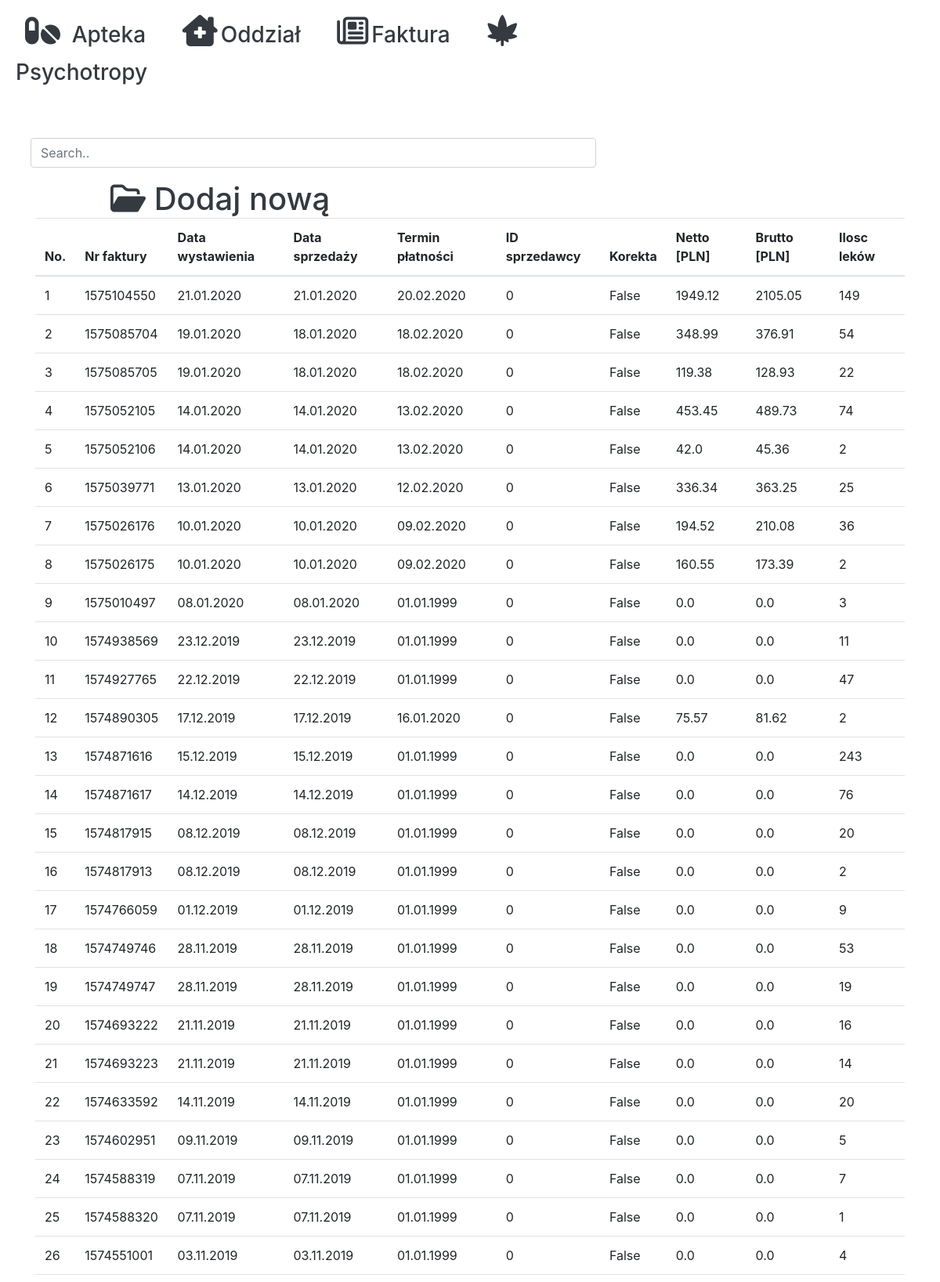
Screenshot of /faktura_list/ (upper part) with the database file from the repository.
### app/models.py (models this page shows, shortened)
class Faktura(models.Model):
    nr_faktury = models.BigIntegerField(null=True, blank=True)
    data_wystawienia = models.DateField(null=True, blank=True)
    data_sprzedazy = models.DateField(null=True, blank=True)
    termin_platnosci = models.DateField(null=True, blank=True)
    id_sprzedawcy = models.PositiveIntegerField(null=True, blank=True)
    korekta = models.BooleanField()
    wartosc_netto = models.FloatField(null=True, blank=True)
    wartosc_brutto = models.FloatField(null=True, blank=True)
    class Meta:
        verbose_name_plural = "Faktury"

### app/views.py (the view)
# urls.py: path('faktura_list/', Faktura_List.as_view(), name='faktura_list'),
class Faktura_List(ListView):
    model = Faktura
    fields = '__all__'
    template_name =  'faktura_list.html'
    def get_context_data(self,*args, **kwargs):
        context = super().get_context_data(*args, **kwargs)
        context['faktury'] = Faktura.objects.all().order_by('-data_wystawienia').annotate(lek_len=(Count('lek')))
        return context

### app/templates/faktura_list.html (shortened to what this page needs)
{% extends "base_zero.html" %}
{%block zero%}
{%load static%}
	<div class="row">
	<div class="container ">
		<a href="{%url 'upload_faktura' %}" class="h1 p-5 m-5 text-dark"><i class="far fa-folder-open"></i> <span>Dodaj nową</span> </a>
    <div class="table-responsive">
      <table class="table">
        <thead>
          <th>No.</th>
          <th>Nr faktury</th>
          <th>Data wystawienia</th>
          <th>Data sprzedaży</th>
          <th>Termin płatności</th>
          <th>ID sprzedawcy</th>
          <th>Korekta</th>
          <th>Netto [PLN]</th>
          <th>Brutto [PLN]</th>
          <th>Ilosc leków</th>
        </thead>
        <tbody id="myTable">
          {%for faktura in faktury%}
          <tr>
            <td>{{forloop.counter}}</td>
            <td>{{faktura.nr_faktury}}</td>
            <td>{{faktura.data_wystawienia|date:" d.m.Y"}}</td>
            <td>{{faktura.data_sprzedazy|date:" d.m.Y"}}</td>
            <td>{{faktura.termin_platnosci|date:" d.m.Y"}}</td>
            <td>{{faktura.id_sprzedawcy}}</td>
            <td>{{faktura.korekta}}</td>
            <td>{{faktura.wartosc_netto}}</td>
            <td>{{faktura.wartosc_brutto}}</td>
            <td>{{faktura.lek_len}}</td>
          </tr>
          {%endfor%}
        </tbody>
      </table>
    </div>
	</div>
		{%endblock%}

### rows the page displays
Faktura: nr_faktury "1575104550", data_wystawienia "21.01.2020", data_sprzedazy "21.01.2020", termin_platnosci "20.02.2020", id_sprzedawcy "0", korekta "False", wartosc_netto "1949.12", wartosc_brutto "2105.05", lek_len "149"
Faktura: nr_faktury "1575085704", data_wystawienia "19.01.2020", data_sprzedazy "18.01.2020", termin_platnosci "18.02.2020", id_sprzedawcy "0", korekta "False", wartosc_netto "348.99", wartosc_brutto "376.91", lek_len "54"
Faktura: nr_faktury "1575085705", data_wystawienia "19.01.2020", data_sprzedazy "18.01.2020", termin_platnosci "18.02.2020", id_sprzedawcy "0", korekta "False", wartosc_netto "119.38", wartosc_brutto "128.93", lek_len "22"
Faktura: nr_faktury "1575052105", data_wystawienia "14.01.2020", data_sprzedazy "14.01.2020", termin_platnosci "13.02.2020", id_sprzedawcy "0", korekta "False", wartosc_netto "453.45", wartosc_brutto "489.73", lek_len "74"
Faktura: nr_faktury "1575052106", data_wystawienia "14.01.2020", data_sprzedazy "14.01.2020", termin_platnosci "13.02.2020", id_sprzedawcy "0", korekta "False", wartosc_netto "42.0", wartosc_brutto "45.36", lek_len "2"
Faktura: nr_faktury "1575039771", data_wystawienia "13.01.2020", data_sprzedazy "13.01.2020", termin_platnosci "12.02.2020", id_sprzedawcy "0", korekta "False", wartosc_netto "336.34", wartosc_brutto "363.25", lek_len "25"
Faktura: nr_faktury "1575026176", data_wystawienia "10.01.2020", data_sprzedazy "10.01.2020", termin_platnosci "09.02.2020", id_sprzedawcy "0", korekta "False", wartosc_netto "194.52", wartosc_brutto "210.08", lek_len "36"
Faktura: nr_faktury "1575026175", data_wystawienia "10.01.2020", data_sprzedazy "10.01.2020", termin_platnosci "09.02.2020", id_sprzedawcy "0", korekta "False", wartosc_netto "160.55", wartosc_brutto "173.39", lek_len "2"
Faktura: nr_faktury "1575010497", data_wystawienia "08.01.2020", data_sprzedazy "08.01.2020", termin_platnosci "01.01.1999", id_sprzedawcy "0", korekta "False", wartosc_netto "0.0", wartosc_brutto "0.0", lek_len "3"
Faktura: nr_faktury "1574938569", data_wystawienia "23.12.2019", data_sprzedazy "23.12.2019", termin_platnosci "01.01.1999", id_sprzedawcy "0", korekta "False", wartosc_netto "0.0", wartosc_brutto "0.0", lek_len "11"
Faktura: nr_faktury "1574927765", data_wystawienia "22.12.2019", data_sprzedazy "22.12.2019", termin_platnosci "01.01.1999", id_sprzedawcy "0", korekta "False", wartosc_netto "0.0", wartosc_brutto "0.0", lek_len "47"
Faktura: nr_faktury "1574890305", data_wystawienia "17.12.2019", data_sprzedazy "17.12.2019", termin_platnosci "16.01.2020", id_sprzedawcy "0", korekta "False", wartosc_netto "75.57", wartosc_brutto "81.62", lek_len "2"
Faktura: nr_faktury "1574871616", data_wystawienia "15.12.2019", data_sprzedazy "15.12.2019", termin_platnosci "01.01.1999", id_sprzedawcy "0", korekta "False", wartosc_netto "0.0", wartosc_brutto "0.0", lek_len "243"
Faktura: nr_faktury "1574871617", data_wystawienia "14.12.2019", data_sprzedazy "14.12.2019", termin_platnosci "01.01.1999", id_sprzedawcy "0", korekta "False", wartosc_netto "0.0", wartosc_brutto "0.0", lek_len "76"
Faktura: nr_faktury "1574817915", data_wystawienia "08.12.2019", data_sprzedazy "08.12.2019", termin_platnosci "01.01.1999", id_sprzedawcy "0", korekta "False", wartosc_netto "0.0", wartosc_brutto "0.0", lek_len "20"
Faktura: nr_faktury "1574817913", data_wystawienia "08.12.2019", data_sprzedazy "08.12.2019", termin_platnosci "01.01.1999", id_sprzedawcy "0", korekta "False", wartosc_netto "0.0", wartosc_brutto "0.0", lek_len "2"
Faktura: nr_faktury "1574766059", data_wystawienia "01.12.2019", data_sprzedazy "01.12.2019", termin_platnosci "01.01.1999", id_sprzedawcy "0", korekta "False", wartosc_netto "0.0", wartosc_brutto "0.0", lek_len "9"
Faktura: nr_faktury "1574749746", data_wystawienia "28.11.2019", data_sprzedazy "28.11.2019", termin_platnosci "01.01.1999", id_sprzedawcy "0", korekta "False", wartosc_netto "0.0", wartosc_brutto "0.0", lek_len "53"
Faktura: nr_faktury "1574749747", data_wystawienia "28.11.2019", data_sprzedazy "28.11.2019", termin_platnosci "01.01.1999", id_sprzedawcy "0", korekta "False", wartosc_netto "0.0", wartosc_brutto "0.0", lek_len "19"
Faktura: nr_faktury "1574693222", data_wystawienia "21.11.2019", data_sprzedazy "21.11.2019", termin_platnosci "01.01.1999", id_sprzedawcy "0", korekta "False", wartosc_netto "0.0", wartosc_brutto "0.0", lek_len "16"
Faktura: nr_faktury "1574693223", data_wystawienia "21.11.2019", data_sprzedazy "21.11.2019", termin_platnosci "01.01.1999", id_sprzedawcy "0", korekta "False", wartosc_netto "0.0", wartosc_brutto "0.0", lek_len "14"
Faktura: nr_faktury "1574633592", data_wystawienia "14.11.2019", data_sprzedazy "14.11.2019", termin_platnosci "01.01.1999", id_sprzedawcy "0", korekta "False", wartosc_netto "0.0", wartosc_brutto "0.0", lek_len "20"
Faktura: nr_faktury "1574602951", data_wystawienia "09.11.2019", data_sprzedazy "09.11.2019", termin_platnosci "01.01.1999", id_sprzedawcy "0", korekta "False", wartosc_netto "0.0", wartosc_brutto "0.0", lek_len "5"
Faktura: nr_faktury "1574588319", data_wystawienia "07.11.2019", data_sprzedazy "07.11.2019", termin_platnosci "01.01.1999", id_sprzedawcy "0", korekta "False", wartosc_netto "0.0", wartosc_brutto "0.0", lek_len "7"
Faktura: nr_faktury "1574588320", data_wystawienia "07.11.2019", data_sprzedazy "07.11.2019", termin_platnosci "01.01.1999", id_sprzedawcy "0", korekta "False", wartosc_netto "0.0", wartosc_brutto "0.0", lek_len "1"
Faktura: nr_faktury "1574551001", data_wystawienia "03.11.2019", data_sprzedazy "03.11.2019", termin_platnosci "01.01.1999", id_sprzedawcy "0", korekta "False", wartosc_netto "0.0", wartosc_brutto "0.0", lek_len "4"
